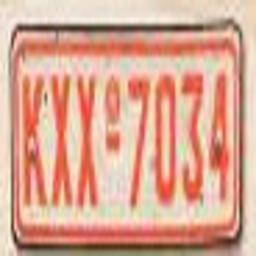
#> input picture dataset/modified pix2pix/test/original/Carplate_jpg.rf.e9cc555579ef352f104ec75a8026b5275.jpg, 256 x 256 px, given as the content of the folder _image_enhancement/dataset/modified pix2pix/test/compressed/, which was not available
$ python imglink.py
#> lines starting #> are read from the running program, lines starting #| are printed output that depends on the picture; pictures that were not available may be replaced by others from this repository, and a replacement may not be noted
#!/usr/bin/python3.8

from os import listdir
from PIL import Image
import matplotlib.pyplot as plt

def savelinkedimg(path):
	path_c = path + "compressed/"
	for file in listdir(path_c):
		c = Image.open(path_c + file)
#> c is the input picture: PIL image 256x256 RGB; mean R, G, B 217.9, 166.6, 145.2
		r = Image.open(path + "original/" + file)

		c = c.resize(r.size)

		linked = Image.new(c.mode, (r.width*2, r.height), (0, 0, 0))
#> linked: PIL image 512x256 RGB; every value is 0
		linked.paste(
			r
		)
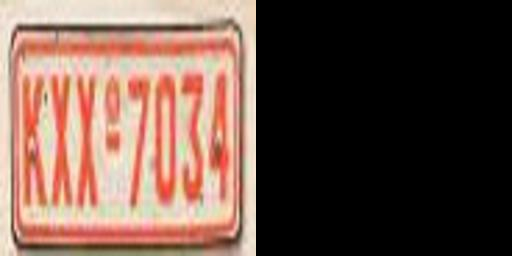
#> linked: PIL image 512x256 RGB; mean R, G, B 109, 83.3, 72.6
		linked.paste(
			c,
			(r.width, 0),
		)
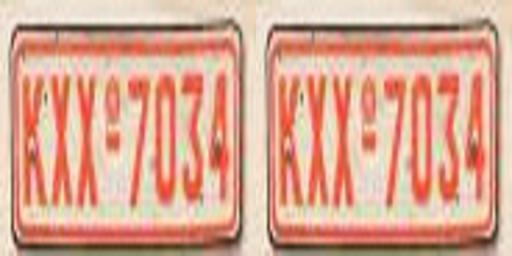
#> linked: PIL image 512x256 RGB; mean R, G, B 217.9, 166.6, 145.2

		linked.save(path+"linked/"+file)


if __name__ == "__main__":
	for folder in listdir(r"/home/kernic/ISEN/License_plate_detection_and_image_enhancement/dataset/modified pix2pix/"):
		savelinkedimg(fr"/home/kernic/ISEN/License_plate_detection_and_image_enhancement/dataset/modified pix2pix/{folder}/")
